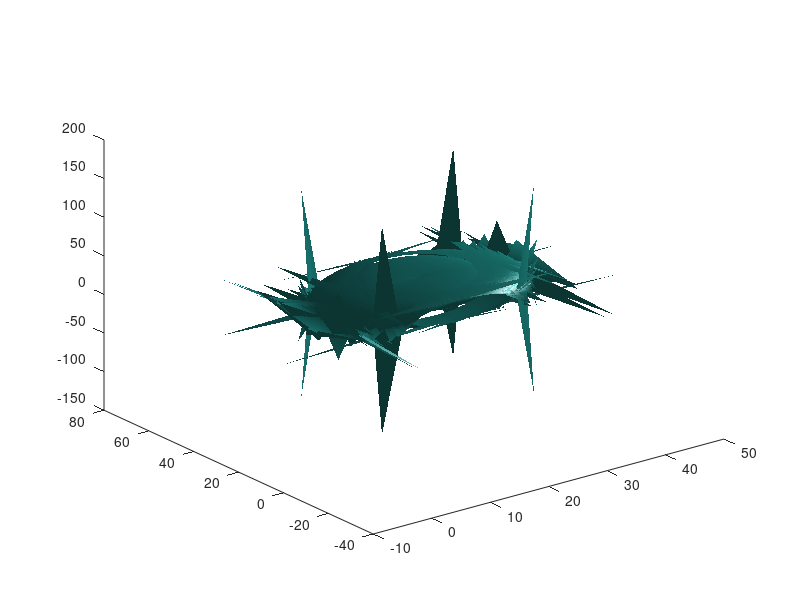

Recreate this plot in MATLAB. (Note: this script raises an error after producing the figure.)
clear;clc;
L=2.5;
N=40;
M=[0:(N/2) (-N/2):(-1)]';
clf;
kx=2*pi*M/L;
[Kx,Ky,Kz]=meshgrid(kx,kx,kx);
x=-L/2:L/N:L/2;[X,Y,Z]=meshgrid(x,x,x);
Phi= 2-(2*X.^2 + Y.^2 + Z.^2 -1).^3 + 0.2*X.^2.*Z.^3 + Y.^2.*Z.^3;
Phihat=fftn(Phi);
gam=0.01*(-Kx.^2-Ky.^2-Kz.^2);
t1 = 0:0.05:1;
t1 = [t1 fliplr(t1) t1 fliplr(t1) t1 fliplr(t1) t1 fliplr(t1) t1 fliplr(t1)];
for t=1:length(t1);
Phi=ifftn(Phihat.*exp(gam*t1(t)));
isosurface(Phi,2);
lighting phong;colormap([1 0 0]);
axis([0 N+N/4 0 N+N/4 0 N+N/4]);view(-63,12);
box on; grid on
drawnow;
clf
end
isosurface(Phi,2);
lighting phong;colormap([1 0 0]);
axis([0 N+N/4 0 N+N/4 0 N+N/4]);view(-63,12);
box on; grid on
drawnow;